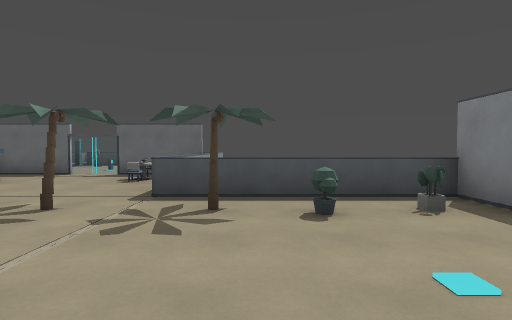
view 1 (above)

16 first-person views from a walk through a 3-D level made in the Godot game engine. The camera is 1.4 m above the floor, tilts 2° down and sees 80° across. The floor is counted in squares, 2 m on a side. Each view is taken from the middle of a square. On the plan, view 1 faces up. The plan holds only what a view shows up to about 10 squares ahead; the rest is blank.

view 2
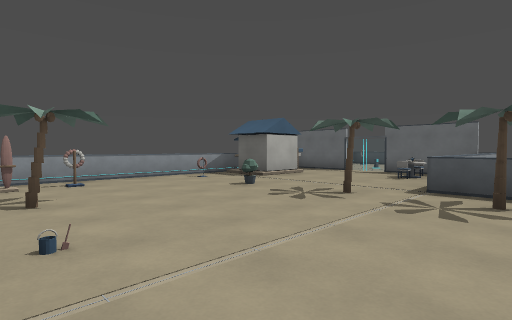

view 3
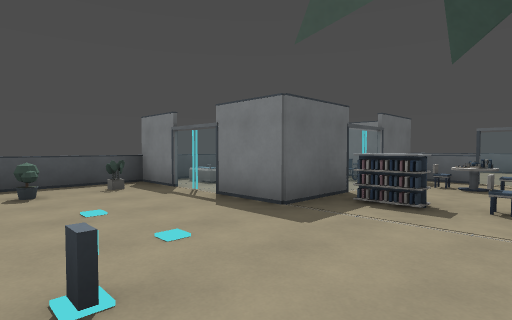

view 4
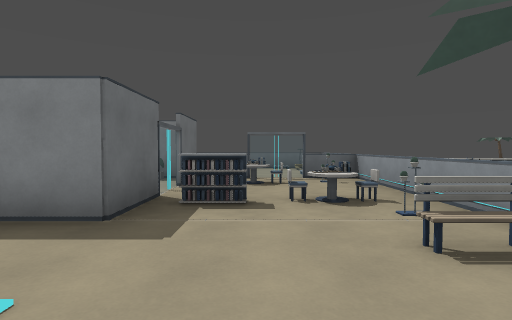

view 5
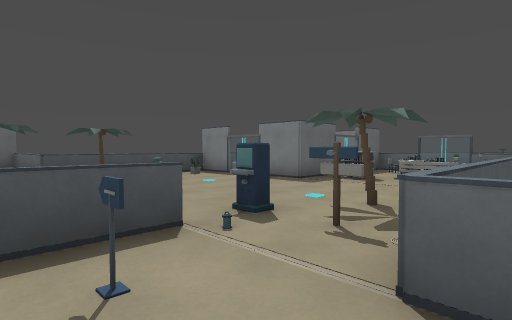

view 6
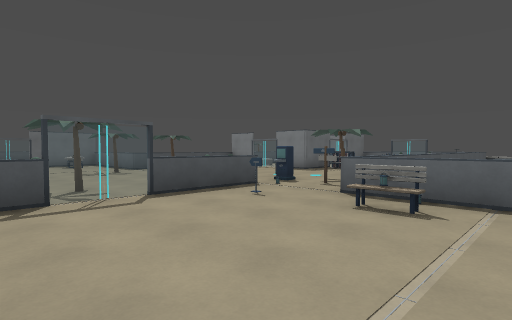

view 7
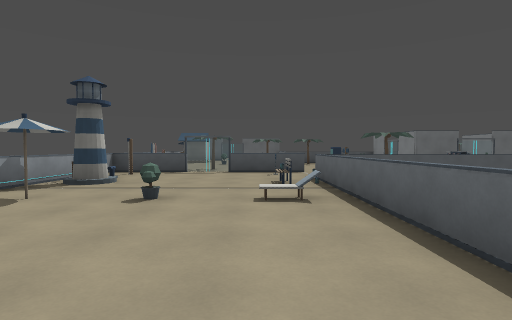

view 8
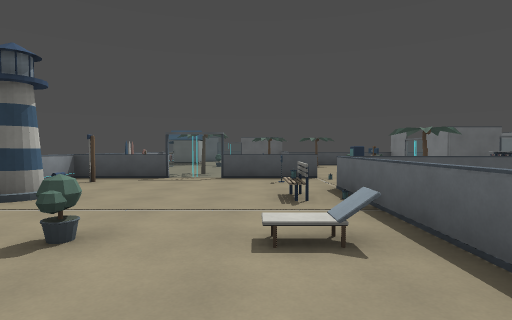

view 9
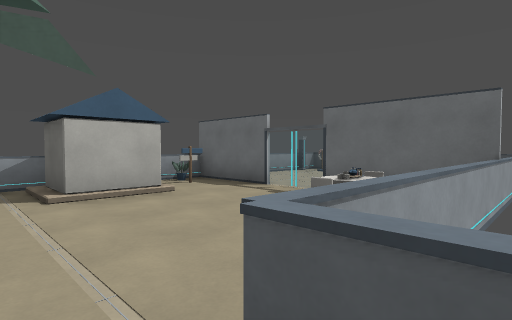

view 10
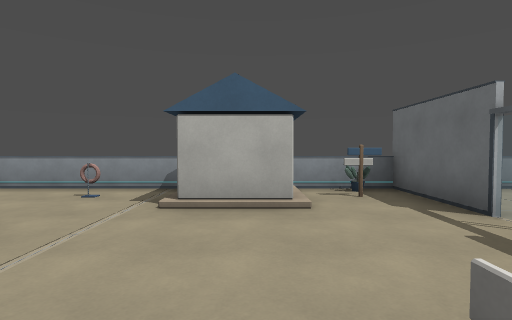

view 11
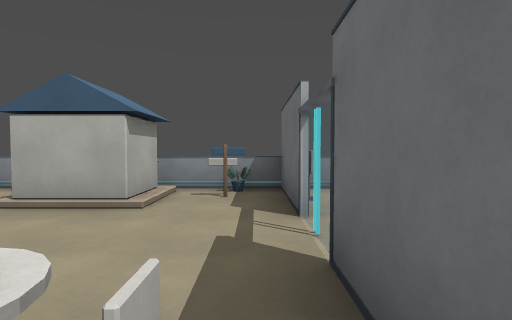

view 12
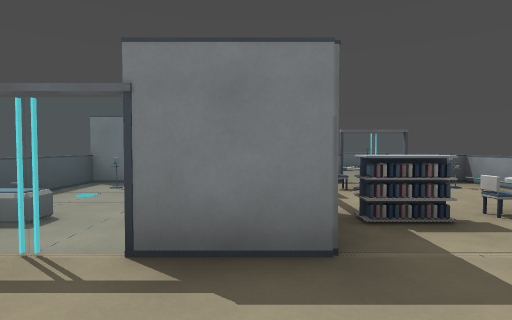

view 13
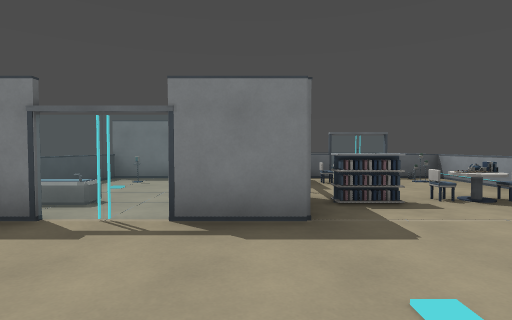

view 14
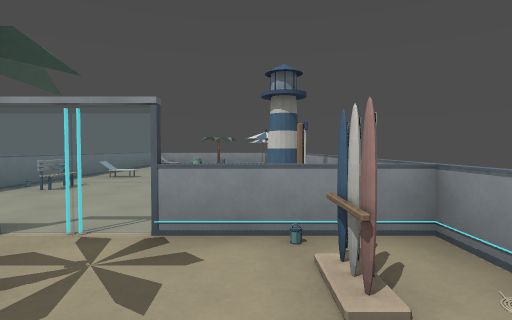

view 15
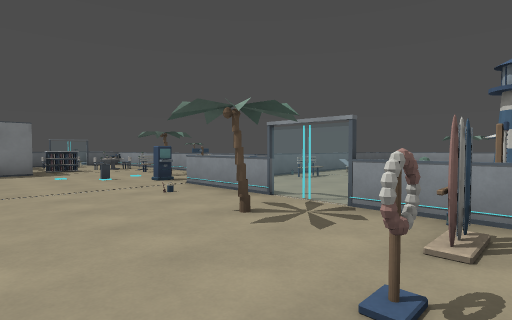

view 16
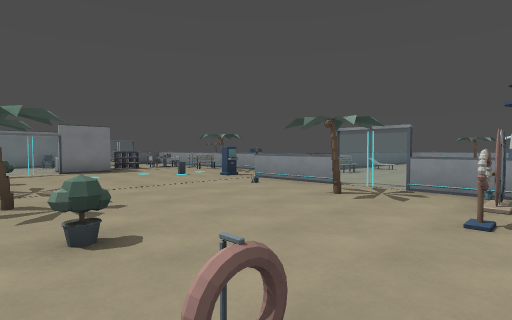

### Floor plan
Key: @ floor where view 1 was taken; # wall or solid block; . floor; = window, fence, low wall or low ledge; ^ raised ledge; S sign; P pot; T palm tree; L planter; R rack; E terminal; U tub; H thing the floor can be seen under or through; B bench; M umbrella; O other object.
Columns run from 8 left of view 1 to 10 right of it. Each row starts with its distance up from view 1.
 11 #      #
 10 # .=   #
  9 ##O### #
  8 #SP..O.=
  7 =....OO=
  6 # #....=
  5 # #....====#### #
  4 =.O...T.T.L#U  ##
  3 =..=.....=.H..  #
  2 =..........HO.  #
  1 =O.........  #OO#
  0 =..TT...@...^.O.=
 -1 =.R....E....O..OH.
 -2 #==HH==..T..O.O.H.
 -3 =......S..BOO..O=
 -4 =.O....===#=====###
 -5 #.....B#
 -6 =......=
 -7 =.M=..=#
 -8 = .....=
 -9    ....=
-10    =...
-11      .

Positions as (right, up) in squares from view 1, and headings:
1: (0, 0), facing up
2: (0, -1), facing up-left
3: (0, -2), facing up-right
4: (0, -1), facing right
5: (-3, -4), facing up-right
6: (-6, -6), facing up-right
7: (-3, -11), facing up
8: (-3, -9), facing up
9: (-1, 4), facing up-left
10: (-2, 6), facing left
11: (-2, 8), facing left
12: (1, 1), facing right
13: (0, 1), facing right
14: (-6, 1), facing down
15: (-7, 2), facing down-right
16: (-7, 4), facing down-right
